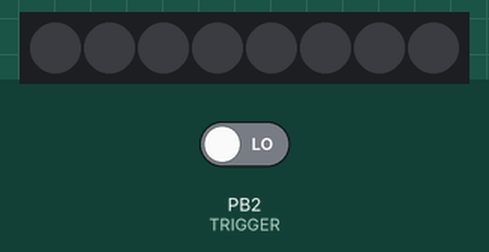
Simulated run of this sketch. Board: ATtiny85, built with avr-gcc and run on an emulated ATtiny85. On the bench: 8 RGB LEDs in strip order, left to right. The test bench sets the inputs (shaded band); at power-on: PB2 (TRIGGER) LOW.

Above: at 1.2 s.
1.3 s: PB2 (TRIGGER) driven HIGH
At 1.5 s:
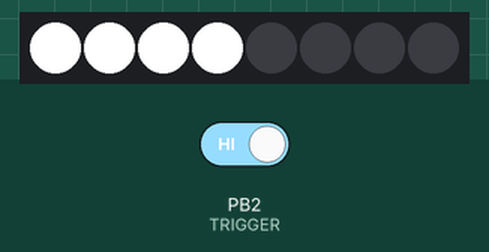
At 8.85 s:
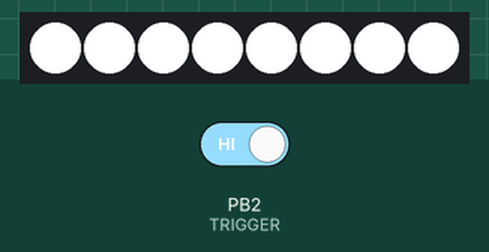
Timing chart, 0 to 10.0 s (numbered marks = the images above; inputs shaded):
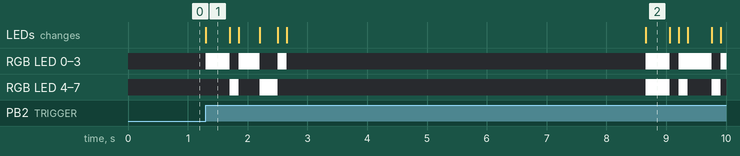

Measured:
- after the input at 1.3 s, RGB LED 0, RGB LED 1: off → RGB(255, 255, 255) at once, → off 0.40 s later, → RGB(255, 255, 255) 0.15 s later, → off 0.35 s later, … (11 changes in this stretch)
- what the display in image 1 shows lasts 0.4 s, from 1.3 s to 1.7 s

The sketch:

StormBrella.ino.ino
```cpp
#include <Adafruit_NeoPixel.h>
#ifdef __AVR__
  #include <avr/power.h>
#endif

#define LEDPIN 0
#define TRIGGER 2

// Parameter 1 = number of pixels in strip
// Parameter 2 = Arduino pin number (most are valid)
// Parameter 3 = pixel type flags, add together as needed:
//   NEO_KHZ800  800 KHz bitstream (most NeoPixel products w/WS2812 LEDs)
//   NEO_KHZ400  400 KHz (classic 'v1' (not v2) FLORA pixels, WS2811 drivers)
//   NEO_GRB     Pixels are wired for GRB bitstream (most NeoPixel products)
//   NEO_RGB     Pixels are wired for RGB bitstream (v1 FLORA pixels, not v2)
//   NEO_RGBW    Pixels are wired for RGBW bitstream (NeoPixel RGBW products)
Adafruit_NeoPixel strip = Adafruit_NeoPixel(8, LEDPIN, NEO_GRB + NEO_KHZ800);

int buttonState = 0;


// IMPORTANT: To reduce NeoPixel burnout risk, add 1000 uF capacitor across
// pixel power leads, add 300 - 500 Ohm resistor on first pixel's data input
// and minimize distance between Arduino and first pixel.  Avoid connecting
// on a live circuit...if you must, connect GND first.

void setup() {
  // initialize the pushbutton pin as an input:
  pinMode(TRIGGER, INPUT);
  digitalWrite(TRIGGER, LOW);

  // This is for Trinket 5V 16MHz, you can remove these three lines if you are not using a Trinket
  //#if defined (__AVR_ATtiny85__)
  //  if (F_CPU == 16000000) clock_prescale_set(clock_div_1);
  //#endif
  // End of trinket special code


  strip.begin();
  strip.show();
}

void loop() {
  buttonState = digitalRead(TRIGGER);

  if (buttonState == HIGH) {
    lightningFlashLeftRight();
    delay(6000);
    lightningFlashFull();
    lightningFlashLeftRight();
    delay(7900);
    lightningFlashLeftRight();
    delay(6000);
    lightningFlashFull();
  }
}

void light (int n) {
  strip.setPixelColor(n, strip.Color(255, 255, 255));
}

void off (int n) {
  strip.setPixelColor(n, strip.Color(0, 0, 0));
}

void lightningFlashFull() {
  // first flash
  light(0);
  light(1);
  light(2);
  light(3);
  light(4);
  light(5);
  light(6);
  light(7);
  strip.show();
  delay(400);
  off(0);
  off(1);
  off(2);
  off(3);
  off(4);
  off(5);
  off(6);
  off(7);
  strip.show();
  delay(150);

  // second flash
  light(0);
  light(1);
  light(2);
  light(3);
  light(4);
  light(5);
  light(6);
  light(7);
  strip.show();
  delay(150);
  off(0);
  off(1);
  off(2);
  off(3);
  off(4);
  off(5);
  off(6);
  off(7);
  strip.show();
}

void lightningFlashLeftRight() {
  // first flash
  light(0);
  light(1);
  light(2);
  light(3);
  off(4);
  off(5);
  off(6);
  off(7);
  strip.show();
  delay(400);
  off(0);
  off(1);
  off(2);
  off(3);
  light(4);
  light(5);
  light(6);
  light(7);
  strip.show();
  delay(150);

  // second flash
  light(0);
  light(1);
  light(2);
  light(3);
  off(4);
  off(5);
  off(6);
  off(7);
  strip.show();
  delay(350);
  off(0);
  off(1);
  off(2);
  off(3);
  light(4);
  light(5);
  light(6);
  light(7);
  strip.show();
  delay(300);

  // third flash
  light(0);
  light(1);
  light(2);
  light(3);
  off(4);
  off(5);
  off(6);
  off(7);
  strip.show();
  delay(150);
  off(0);
  off(1);
  off(2);
  off(3);
  strip.show();
}
```
